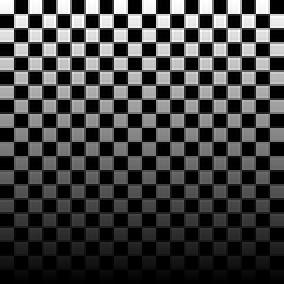
#> input picture HW8/checker.png, 142 x 142 px, shrunk from 400 x 400 before the run (shown 2 times larger)
$ jupyter execute HW8.ipynb   (shell and % lines are left out)
#> lines starting #> are read from the running program, lines starting #| are printed output that depends on the picture; after the words box and inside, x2 and y2 are one past the last pixel; in counts of white or black regions, pixels touching at a corner belong together
# John Wu
# CSE 5524
# 10/23/22
### Libraries

[cell 1]
import numpy as np
import matplotlib.pyplot as plt
from matplotlib.image import imread
import matplotlib.animation as animation
import matplotlib.cm as cm
import scipy
import scipy.ndimage
import skimage.io
import operator as op
import itertools as it
from PIL import Image
from skimage.segmentation import slic
from skimage.segmentation import mark_boundaries
from skimage import morphology
# plt.rcParams['figure.figsize'] = [20, 20]

### 1) Compute and display the Harris pixel-wise cornerness function R values for the image checker.jpg using a) Gaussian window/weighting function with a standard deviation of σ I = 1 (use 3σ mask size), b) Gaussian Gx,Gy gradients with a standard deviation of σ D = 0.7 (use 3σ mask size), and c) trace weighting factor of α = 0.05. (For this assignment, use the Gaussian smoothing and derivative formulas given earlier in class, and normalize the sum of the smoothing mask to 1 and the sum of the abs derivative masks to 1.) Give the values of R(17:23, 17:23) in your report (these coordinates are for Matlab indices, so subtract 1 if using Python).

### Note: use double() and not im2double() in your Matlab code (as it scales values to 0-1) on checker.jpg.

### Next remove the smaller (and negative) values in R (anything < 1,000,000). Display the thresholded R using imagesc (stretches values to the min/max display graylevel).

### Lastly, do a simple non-maximum suppression on R to identify the actual corner points and display them on the original image. For this version, keep a location only if it is a unique maximum in its 3x3 region. [5 pts]

[cell 2]
def dColumnGauss(r,c, centerCol, centerRow, sigma):
    mainTerm = (c- centerCol) / (2 * np.pi * np.power(sigma,4))
    exponentialTerm = np.exp( -((np.square(c- centerCol) + np.square(r-centerRow)) / (2*np.square(sigma))) )
    return mainTerm * exponentialTerm

def dRowGauss(r,c, centerCol, centerRow, sigma):
    mainTerm = (r- centerRow) / (2 * np.pi * np.power(sigma,4))
    exponentialTerm = np.exp( -((np.square(c- centerCol) + np.square(r-centerRow)) / (2*np.square(sigma))) )
    return mainTerm * exponentialTerm


def gaussianDeriv2D(sigma):
    maskDim = (np.ceil(3*sigma)).astype(int)
    maskSize = int(2*maskDim + 1)
    centerRow = int(maskDim)
    centerCol = int(maskDim)
    Gx = np.zeros((maskSize, maskSize))
    Gy = np.zeros((maskSize, maskSize))
    for r in range(maskSize):
        for c in range(maskSize):
            Gx[r, c] = dColumnGauss(r, c, centerCol, centerRow, sigma)
            Gy[r, c] = dRowGauss(r, c, centerCol, centerRow, sigma)
    Sx = np.sum(np.abs(Gx))
    Sy = np.sum(np.abs(Gy))
    Gx = Gx / Sx
    Gy = Gy / Sy
    return Gx, Gy

def gaussian(x, center, sigma):
    mainTerm = 1 / (np.sqrt(2* np.pi) * (sigma))
    exponentialTerm = np.exp( -np.square(x-center)/(2*sigma*sigma))
    return mainTerm * exponentialTerm

def gaussian_smooth_mask(sigma):
#> called with sigma = 1
    maskDim = np.ceil(3*sigma) # for this case again we will use 3sigma
    maskSize = 2*int(maskDim) + 1
    center = maskDim
    gX = np.zeros((maskSize,maskSize)) # column
    gY = np.zeros((maskSize,maskSize)) # row (y)
    for r in range(maskSize):
        for c in range(maskSize):
            gX[r,c] = gaussian(c, center, sigma) # col
            gY[r,c] = gaussian(r, center, sigma) # row

    gX = gX / np.sum(gX)
    gY = gY / np.sum(gY)
    return [gX, gY]

def gaussian_blur(im, sigma):
    gXblur, gYblur = gaussian_smooth_mask(sigma)
    retIm = scipy.ndimage.filters.correlate(im, gXblur, mode='nearest')
    retIm = scipy.ndimage.filters.correlate(retIm, gYblur, mode='nearest')
    return retIm

[cell 3]
# sanity check
gx, gy = gaussian_smooth_mask(1)
print(np.sum(gx))
print(gx.shape)
plt.imshow(gx)
gx, gy = gaussianDeriv2D(1)

[cell 4]
checker = 255*plt.imread('checker.png') # unnormalize after loading img
#> checker: shape (142, 142) float32; min 0, max 255, mean 65.2
print(checker.shape)
#| (142, 142)
plt.imshow(checker, cmap='gray')
print(np.max(checker))
#| 255.0
print(np.min(checker))
#| 0.0

[cell 5]
#  scipy.ndimage.filters.correlate(secondBoxIm, sobelX, mode='nearest')
def harris_cornerness(img, sigmaI, sigmaD, alpha):
    # masks to use
#> called with sigmaI = 1, sigmaD = 0.7, alpha = 0.05
    gDX, gDY = gaussianDeriv2D(sigmaD)

    # get Ix, Iy
    Ix = scipy.ndimage.filters.correlate(img, gDX, mode='nearest')
    Iy = scipy.ndimage.filters.correlate(img, gDY, mode='nearest')

    # get Ix^2, Iy^2, Ix*Iy
    Ix_2 = np.square(Ix)
    Iy_2 = np.square(Iy)
    IxIy = np.multiply(Ix, Iy)

    # now gaussian blur all of it.
    gIx_2 = gaussian_blur(Ix_2, sigmaI)
    gIy_2 = gaussian_blur(Iy_2, sigmaI)
    gIxIy = gaussian_blur(IxIy, sigmaI)
#> call 3 of gaussian_blur, with sigma = 1
#> in gaussian_blur (call 3), `retIm = scipy.ndimage.filters.correlate(retIm, gYblur, mode='nearest')`:
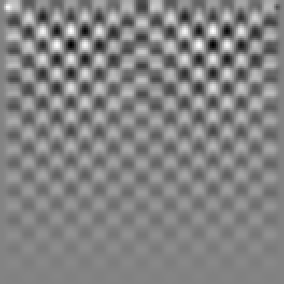
#> retIm: shape (142, 142) float32 (shown 2 times larger); min -55.28, max 52.21, mean 0; drawn with min black and max white
    R = np.multiply(gIx_2, gIy_2) - np.square(gIxIy) - alpha * np.square(gIx_2 + gIy_2)
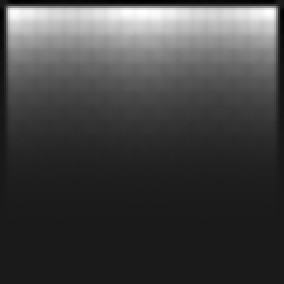
#> R: shape (142, 142) float32 (shown 2 times larger); min -837891.2, max 7301823.5, mean 1287231; drawn with min black and max white
    return R

[cell 6]
sigmaI = 1
sigmaD = 0.7
alpha = 0.05

#### R(17:23, 17:23)/ R(16:22, 16:22) in python is shown below in the grayscale image and saved.

    2.961347500000000000e+06 4.408752500000000000e+06 4.911396000000000000e+06 4.986769500000000000e+06 4.976849500000000000e+06 4.883022000000000000e+06
    4.398238000000000000e+06 6.828598500000000000e+06 7.735011000000000000e+06 7.882061500000000000e+06 7.867990500000000000e+06 7.694696000000000000e+06
    4.879953000000000000e+06 7.704020000000000000e+06 8.773652000000000000e+06 8.950058000000000000e+06 8.934451000000000000e+06 8.728907000000000000e+06
    4.930270000000000000e+06 7.813746500000000000e+06 8.909020000000000000e+06 9.090182000000000000e+06 9.074363000000000000e+06 8.863659000000000000e+06
    4.894679000000000000e+06 7.761695000000000000e+06 8.851193000000000000e+06 9.031530000000000000e+06 9.015882000000000000e+06 8.806324000000000000e+06
    4.776905000000000000e+06 7.553468000000000000e+06 8.606517000000000000e+06 8.780574000000000000e+06 8.765478000000000000e+06 8.563228000000000000e+06

[cell 7]
# give the values of R(16:22, 16:22) in report.
R = harris_cornerness(checker, sigmaI, sigmaD, alpha)
plt.imshow(R[16:22, 16:22], cmap='gray')
plt.imsave('p1_r17_23.png', R[16:22, 16:22], cmap='gray')
np.savetxt("p1_r17_23.txt", R[16:22, 16:22])

[cell 8]
plt.imshow(R, cmap='gray')

#### The thresholded R, anything < 0 is removed.

[cell 9]
print(np.max(R))
#| 7301823.5
print(np.min(R))
#| -837891.25

[cell 10]
filteredR = R.copy()
# remove less than 1 mil
filteredR[filteredR < 1000000] = 0
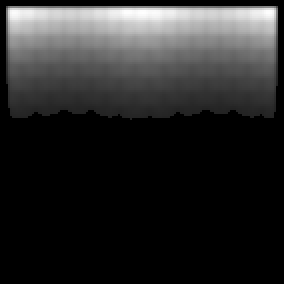
#> filteredR: shape (142, 142) float32 (shown 2 times larger); min 0, max 7301823.5, mean 1173794.1; drawn with min black and max white
plt.imshow(filteredR, cmap='gray')
plt.imsave('p1_thresholded_R.png',filteredR, cmap='gray')
print(np.max(filteredR))
#| 7301823.5
print(np.min(filteredR))
#| 0.0

#### Quick Sanity Check Zoom in:

[cell 11]
plt.imshow(filteredR[10:30,10:30], cmap='gray')

[cell 12]
# returns true if there's a duplicate value inside the matrix by whatever python defines == to be.
def existsDuplicate(nbrhood, val):
    check = nbrhood == val
    return np.sum(check) > 1

# returns true if it is the unique max in its 3x3 region, also includes checking for boundary conditions
def uniqueMax(img, r, c):
    # let's first check if it's on the border.
    neighborhood = 0
    # check boundaries
    if img.shape[0] < 2 or img.shape[1] < 2:
        print("Error! Image is smaller than 3x3! Any results determined are faulty!")
        exit(-1)

    # top
    if r == 0:
        # top rt corner - nearest 3 x 3
        if c == img.shape[1] - 1:
            neighborhood = img[r:r+1,c-1:c]
        # top left corner
        elif c == 0:
            neighborhood = img[r:r+1,c:c+1]
        # just on the top.
        else:
            neighborhood = img[r:r+1, c-1:c+1]
    # bottom
    elif r == img.shape[0] - 1:

        # bottom right
        if c == img.shape[1] - 1:
            neighborhood = img[r-1:r+1,c-1:c+1]
        #btm left
        elif c == 0:
            neighborhood = img[r-1:r+1,c:c+2]
        # just on the bottom
        else:
            neighborhood = img[r-1:r+1,c-1:c+2]
    else:
        # on the right edge
        if c == img.shape[1] - 1:
            neighborhood = img[r-1:r+2,c-1:c+1]
        # on the left edge
        elif c == 0:
            neighborhood = img[r-1:r+2,c:c+2]
        # not near any edge
        else:
            neighborhood = img[r-1:r+2,c-1:c+2] # 3 x 3 default neighborhood around r,c

    # if max and unique, i.e no duplicates.
    return (np.max(neighborhood) == img[r,c]) and not existsDuplicate(neighborhood, img[r,c])


# 3x3 nonmax suppression i.e nearest 1 pixel
def nonMaxSuppress(img):
    importantPoints = np.zeros(img.shape)
    # check if each pixel is unique max or not, and if not, set off == 0
    for r in range(img.shape[0]):
        for c in range(img.shape[1]):
            if uniqueMax(img, r, c):
                importantPoints[r,c] = img[r,c]
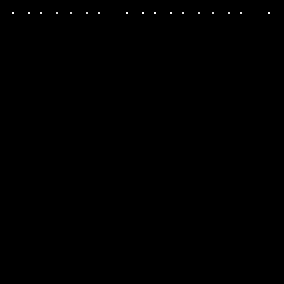
#> importantPoints: shape (142, 142) float64 (shown 2 times larger); min 0, max 7301823.5, mean 5608; drawn with min black and max white

    return importantPoints

#### Nonmax Suppression:

[cell 13]
points = nonMaxSuppress(filteredR)
plt.imshow(points, cmap='gray')
plt.imsave('p1_nonmaxsuppress.png', points, cmap='gray')

#### Above may be hard to see because of the color gradient, so let's just binarize it and show that.

[cell 14]
plt.imshow(points > 0, cmap='gray')
plt.imsave('p1_nonmaxsuppressBinary.png', points > 0, cmap='gray')

#### Overlay nonbinary interest points onto original image.

[cell 15]
# look I know I could write my own python overlapping image by just overwriting the original image's pixels, but I will use a package for cleanliness.
pil_checker = Image.fromarray(np.uint8(checker))
pil_points = Image.fromarray(np.uint8(points))
new_img = Image.blend(pil_checker, pil_points, 0.5)
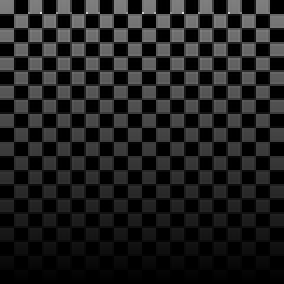
#> new_img: PIL image 142x142 L (shown 2 times larger); min 0, max 222, mean 32.5
new_img.save("overlayed.png","PNG")
Image.fromarray(np.uint8(cm.gist_earth(checker)*255))
plt.imshow(new_img, cmap='gray')

#### Zoom in again, because impossible to see when overlayed!

[cell 16]
plt.imshow(np.array(new_img)[16:22,16:22], cmap='gray')
plt.imsave('p1_subsetOfOverlayedR.png', np.array(new_img)[16:22,16:22]) # save these new values

#### As a sanity check let's look at multiple corners! This seems to make sense as a "corner" detector!

[cell 17]
plt.imshow(np.array(new_img)[10:50,10:50], cmap='gray')

[cell 18]
# for easier visibility!
def getRowsAndCols(overlay):
    rows = []
    cols = []
    for r in range(overlay.shape[0]):
        for c in range(overlay.shape[1]):
            if overlay[r,c] > 0:
                rows.append(r)
                cols.append(c)
    return rows, cols
def overlayImage(im, overlay, fname="image.png"):
    coordY, coordX = getRowsAndCols(overlay)
    plt.figure(figsize=(10,10))
    plt.imshow(im, cmap='gray')
    plt.scatter(x=coordX, y=coordY, c='r', s=10)
    plt.savefig(fname)
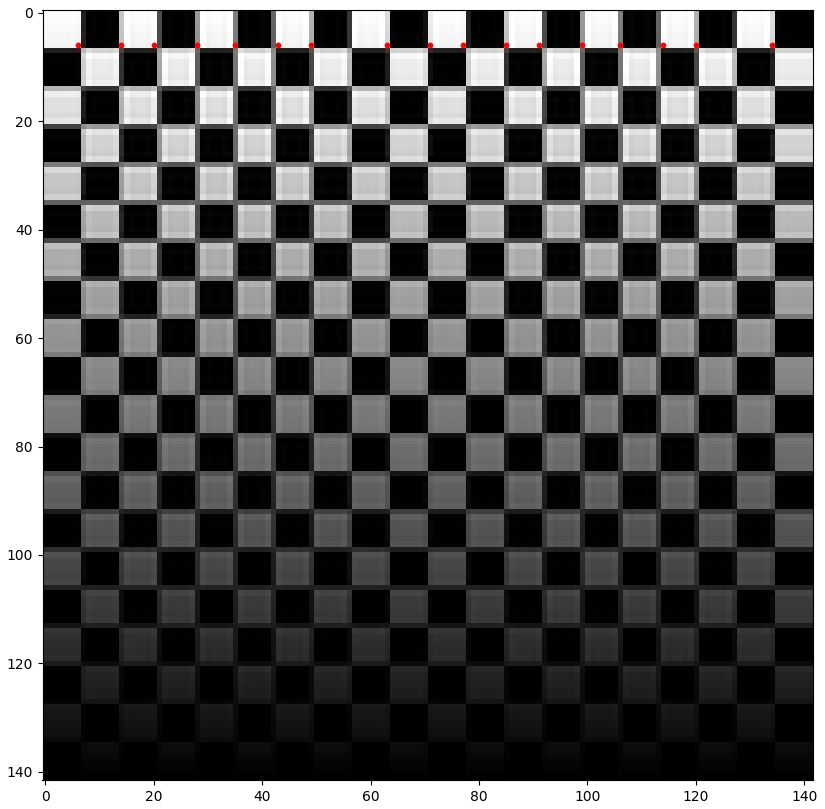
#> figure drawn by matplotlib, 1 panel

[cell 19]
overlayImage(checker, points, fname='p1_overlayed_red.png')

#### Discussion: The above interest points from the harris detector makes sense in the sense that it is finding a corner pixel i.e bottom left of each square in the checkerboard. However, it seems that it is weak to lighting conditions as shown with the missing bottom half (smaller gradient, less bright regions) where although there are visible square corners to the human eye, the detector was unable to decide those to be interest points.

### 2) Implement the FAST feature point detector using a radius of r = 3 (you can hardcode the particular circle border locations), intensity threshold of T = 10, and a consecutive-number-of-points threshold of n* = 9. Run the detector on the image tower.png. Display the image and overlay the FAST feature points. Repeat with T = {20, 30, 50} and compare all four results. [6 pts]

[cell 20]
def circularBorder(img, r, c, radius=3):
    # note we only care about 4 diagonal points in r=3 border
    # start with the top 3, and rotate clockwise
    # note that if it is a border pixel, we will only take possible valid lists
    neighborhood = [img[r-3,c-1], img[r-3,c], img[r-3,c+1], img[r-2,c+2], img[r-1,c+3],img[r,c+3], img[r+1,c+3], img[r+2,c+2], img[r+3, c+1], img[r+3,c], img[r+3,c-1], img[r+2,c-2], img[r+1, c-3], img[r, c-3], img[r-1,c-3], img[r-2,c-2]]
    return neighborhood

def getLabelledThresholds(borders, val, T):
    labelledList = []
    # use 0, 1, 2 as class values
    for pixel in borders:
        if pixel < val - T: # below
            labelledList.append(0)
        elif pixel > val + T: #above
            labelledList.append(1)
        else: # between
            labelledList.append(2)
    # print(labelledList)
    return labelledList

# basically a list of tuples with each corresponding class and their length.
def sequences(l):
    return [(k, sum(1 for _ in g)) for k, g in it.groupby(l)]


def fastDetection(img, T, nStar):
    points = np.zeros(img.shape)
    # hard coded 3 x 3 windows....
    for r in range(3,img.shape[0]-3):
        for c in range(3,img.shape[1]-3):
            type = -1
            borders = circularBorder(img, r, c)
            borderLabels = getLabelledThresholds(borders, img[r,c], T)
            counts = sequences(borderLabels)
            n = 0
            for count in counts:
                if count[0] != 2 and count[1] > n:
                    n= count[1]
            if n >= nStar:
                points[r,c] = 255
    return points

[cell 21]
tower = 255*plt.imread('tower.png')
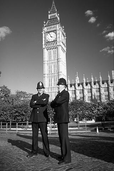
#> input picture HW8/tower.png, 114 x 171 px, shrunk from 321 x 481 before the run
#> tower: shape (171, 114) float32; min 0, max 255, mean 95.3
plt.imshow(tower, cmap='gray')
print(tower.shape)
#| (171, 114)

#### T = 10, r = 3, n* =9:

[cell 22]
T = 10
nStar = 9
interestPts = fastDetection(tower, T, nStar)
#> after the loop in fastDetection, `for r in range(3,img.shape[0]-3):`:
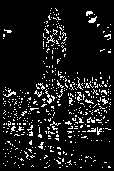
#> points: shape (171, 114) float64; 9.6% white in thin lines or dots, all inside (x1, y1, x2, y2) = (3, 8, 111, 168)

##### Points By Themselves.

[cell 23]
plt.imshow(interestPts, cmap='gray')

##### Overlayed Image T=10:

[cell 24]
overlayImage(tower,interestPts, fname='p2_overlayedt10.png')

#### T = 20

[cell 25]
interestPts20 = fastDetection(tower, 20, nStar)

[cell 26]
overlayImage(tower, interestPts20,fname='p2_t20.png')

#### T=30

[cell 27]
interestPts30 = fastDetection(tower, 30, nStar)
#> after the loop in fastDetection (call 3), `for r in range(3,img.shape[0]-3):`: points: shape (171, 114) float64; 3.4% white in thin lines or dots, all inside (x1, y1, x2, y2) = (3, 9, 111, 167)

[cell 28]
overlayImage(tower, interestPts30, fname='p2_t30.png')

#### T = 50

[cell 29]
interestPts50 = fastDetection(tower, 50, nStar)
#> call 4 of fastDetection, with T = 50, nStar = 9
#> after the loop in fastDetection (call 4), `for r in range(3,img.shape[0]-3):`:
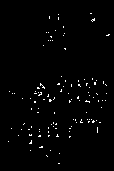
#> points: shape (171, 114) float64; 1.4% white in thin lines or dots, all inside (x1, y1, x2, y2) = (8, 13, 110, 164)

[cell 30]
overlayImage(tower, interestPts50, fname='p2_t50.png')
#> in overlayImage (call 5), `plt.savefig(fname)`:
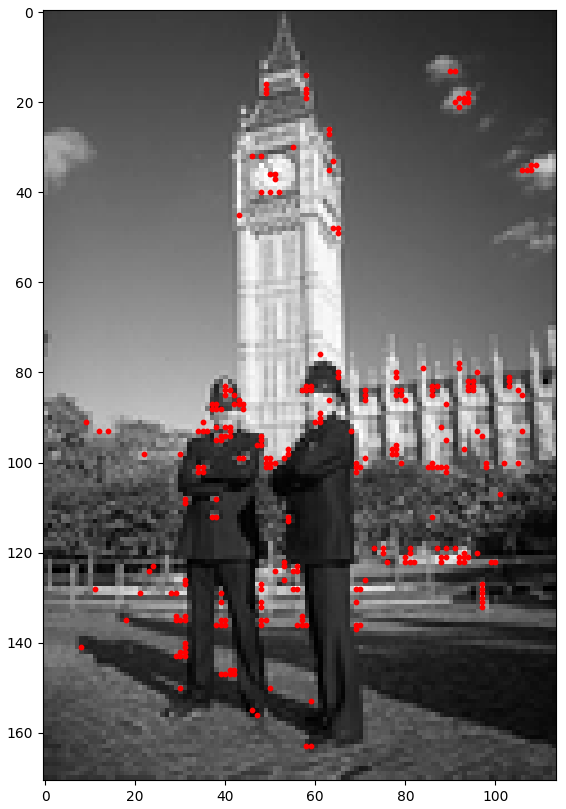
#> figure drawn by matplotlib, 1 panel
